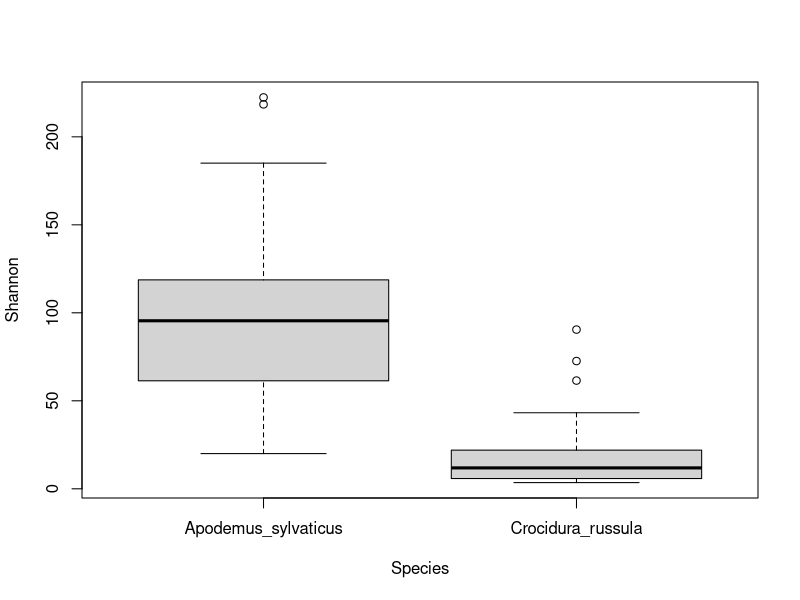
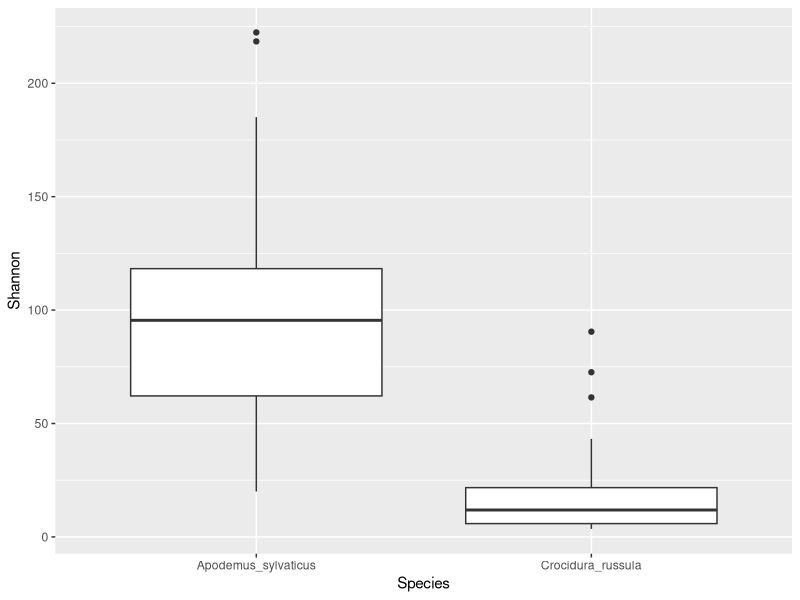
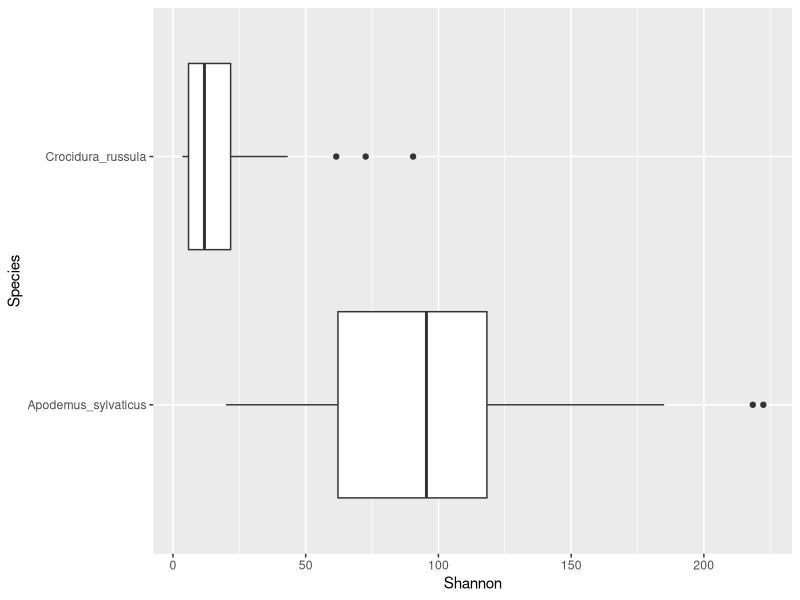
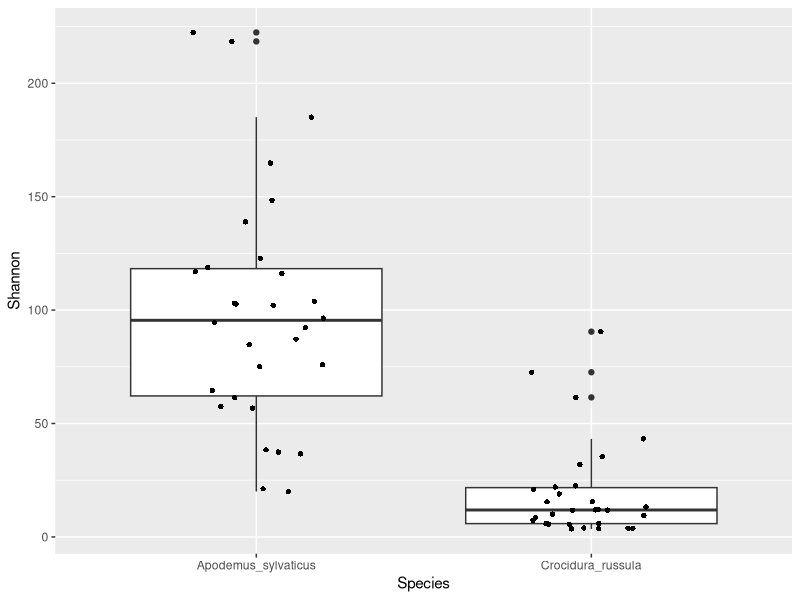
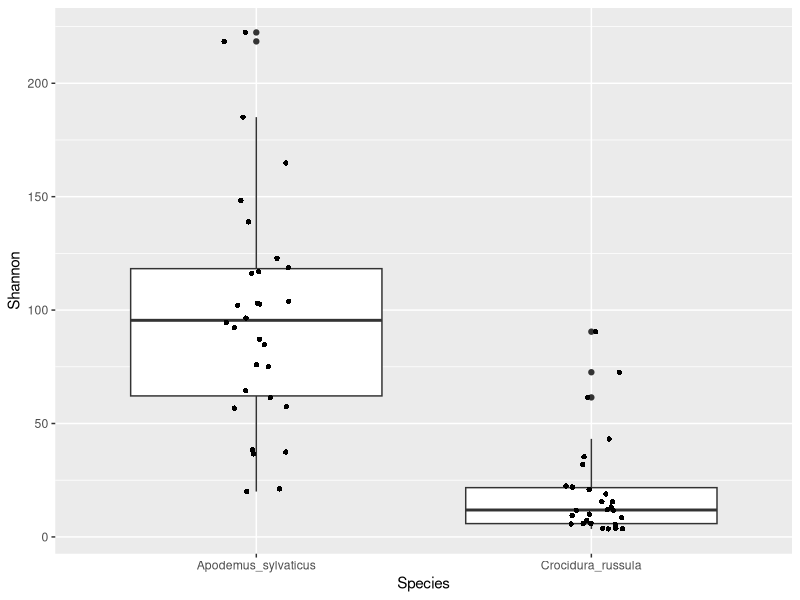
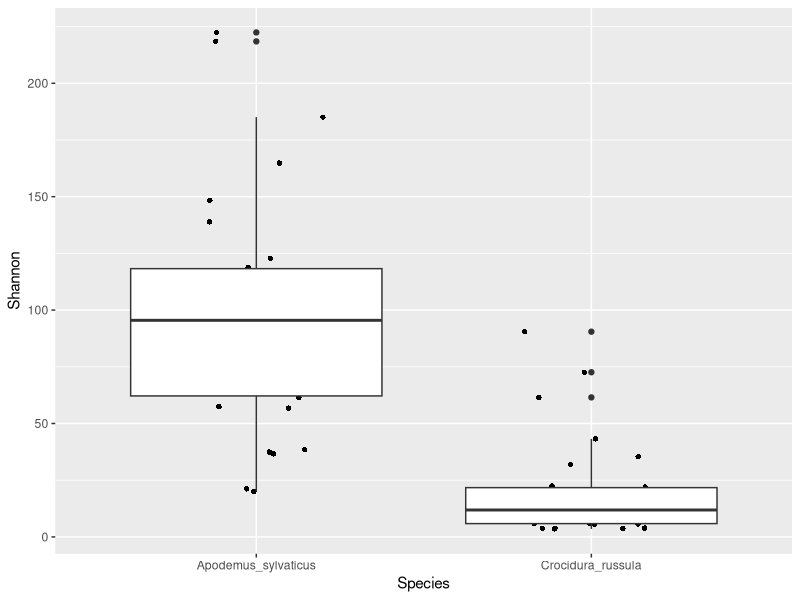
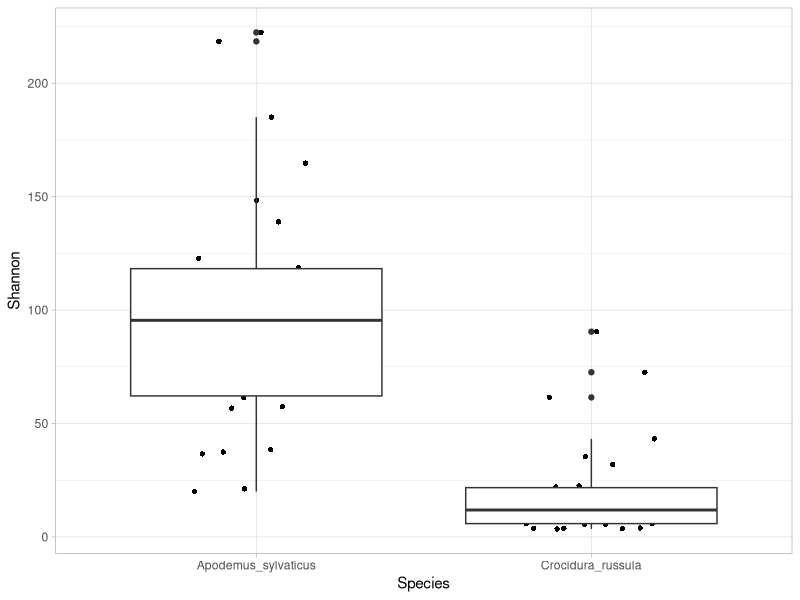
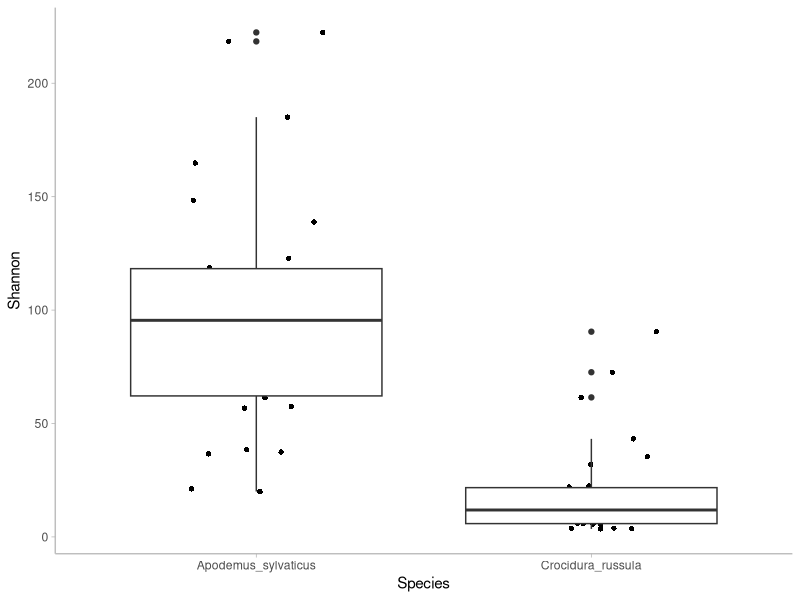

R code for these plots, in order:
#Set working directory
setwd("/Users/anttonalberdi/github/figure_workshop_2021")

#Load libraries
library(vegan)

#Load data
counts <- read.csv("data/counts.csv",row.names=1)
metadata <- read.csv("data/metadata.csv",row.names=1)
metadata$Group <- paste(metadata$Species,metadata$Origin,sep="_")

#Compute diversities
shannon_div <- t(t(exp(diversity(counts, index = "shannon", MARGIN = 2))))
shannon_div <- merge(shannon_div,metadata,by="row.names")
colnames(shannon_div)[1:2] <- c("Sample","Shannon")

#Compute dissimilarities
bray_dist <- vegdist(t(counts), method="bray", binary=FALSE)

##########################
# Box plot between species
##########################

#Simple boxplot using base plotting method
boxplot(Shannon ~ Species, data=shannon_div)

#Boxplot using ggplot2
#http://r-statistics.co/Complete-Ggplot2-Tutorial-Part1-With-R-Code.html
library(ggplot2)
ggplot(shannon_div, aes(x=Species, y=Shannon)) +
  geom_boxplot()

#Change orientation using cord_flip
#Q: When is it adviced to flip the orientation?
ggplot(shannon_div, aes(x=Species, y=Shannon)) +
  geom_boxplot() +
  coord_flip()

#Boxplot with overlay of dots (jitter plot)
#Requested by some journals
#We will need to find a balance between the boxplot and the jitterplot. Let's go step by step.
ggplot(shannon_div, aes(x=Species, y=Shannon)) +
  geom_boxplot() +
  geom_jitter(shape=16, position=position_jitter(0.2))

#Narrower jitter plot
ggplot(shannon_div, aes(x=Species, y=Shannon)) +
  geom_boxplot() +
  geom_jitter(shape=16, position=position_jitter(0.1))

#The order matters
#Elements are overlayed in order: first boxplot, then jitterplot
ggplot(shannon_div, aes(x=Species, y=Shannon)) +
  geom_jitter(shape=16, position=position_jitter(0.2)) +
  geom_boxplot()

#Simplify background using light theme
ggplot(shannon_div, aes(x=Species, y=Shannon)) +
  geom_jitter(shape=16, position=position_jitter(0.2)) +
  geom_boxplot() +
  theme_light()

#Simplify even more
ggplot(shannon_div, aes(x=Species, y=Shannon)) +
  geom_jitter(shape=16, position=position_jitter(0.2)) +
  geom_boxplot() +
  theme_light() +
  theme(axis.line = element_line(colour = "grey"),
        panel.grid.major = element_blank(),
        panel.grid.minor = element_blank(),
        panel.border = element_blank(),
        panel.background = element_blank())

#Let's give it some colour
ggplot(shannon_div, aes(x=Species, y=Shannon, color=Species)) +
  geom_boxplot() +
  geom_jitter(shape=16, position=position_jitter(0.2)) +
  theme_light() +
  theme(axis.line = element_line(colour = "grey"),
        panel.grid.major = element_blank(),
        panel.grid.minor = element_blank(),
        panel.border = element_blank(),
        panel.background = element_blank())

#Let's give it some colour
#Argument "color" sets contours
ggplot(shannon_div, aes(x=Species, y=Shannon, color=Species)) +
  geom_boxplot() +
  geom_jitter(shape=16, position=position_jitter(0.2)) +
  scale_color_manual(values=c("#E69F00", "#56B4E9")) +
  theme_light() +
  theme(axis.line = element_line(colour = "grey"),
        panel.grid.major = element_blank(),
        panel.grid.minor = element_blank(),
        panel.border = element_blank(),
        panel.background = element_blank())

#Let's give it more colour
#Argument "fill" sets inner areas
ggplot(shannon_div, aes(x=Species, y=Shannon, color=Species, fill=Species)) +
  geom_boxplot() +
  geom_jitter(shape=16, position=position_jitter(0.2)) +
  scale_color_manual(values=c("#E69F00", "#56B4E9")) +
  scale_fill_manual(values=c("#E69F00", "#56B4E9")) +
  theme_light() +
  theme(axis.line = element_line(colour = "grey"),
        panel.grid.major = element_blank(),
        panel.grid.minor = element_blank(),
        panel.border = element_blank(),
        panel.background = element_blank())

#Transparency is handy to create nice layouts!
#20% transparency of fill #E69F00 > #E69F0020
#20% transparency of fill #56B4E9 > #56B4E920
#30% of transparency of jitter
ggplot(shannon_div, aes(x=Species, y=Shannon, color=Species, fill=Species)) +
  geom_boxplot() +
  geom_jitter(shape=16, position=position_jitter(0.2), alpha=0.3) +
  scale_color_manual(values=c("#E69F00", "#56B4E9")) +
  scale_fill_manual(values=c("#E69F0020", "#56B4E920")) +
  theme_light() +
  theme(axis.line = element_line(colour = "grey"),
        panel.grid.major = element_blank(),
        panel.grid.minor = element_blank(),
        panel.border = element_blank(),
        panel.background = element_blank())

#Another complementary combination
#Q: Any criticism?
ggplot(shannon_div, aes(x=Species, y=Shannon, color=Species, fill=Species)) +
  geom_boxplot() +
  geom_jitter(shape=16, position=position_jitter(0.2), alpha=0.3) +
  scale_color_manual(values=c("#b0d6b5", "#d9bbb4")) +
  scale_fill_manual(values=c("#b0d6b520", "#d9bbb420")) +
  theme_light() +
  theme(axis.line = element_line(colour = "grey"),
        panel.grid.major = element_blank(),
        panel.grid.minor = element_blank(),
        panel.border = element_blank(),
        panel.background = element_blank())

#Change order of groups
shannon_div$Species <- as.factor(shannon_div$Species)
shannon_div$Species <- factor(shannon_div$Species, levels = c("Crocidura_russula", "Apodemus_sylvaticus"))

ggplot(shannon_div, aes(x=Species, y=Shannon, color=Species, fill=Species)) +
  geom_boxplot() +
  geom_jitter(shape=16, position=position_jitter(0.2)) +
  scale_color_manual(values=c("#E69F00", "#56B4E9")) +
  scale_fill_manual(values=c("#E69F0020", "#56B4E920")) +
  theme_light() +
  theme(axis.line = element_line(colour = "grey"),
        panel.grid.major = element_blank(),
        panel.grid.minor = element_blank(),
        panel.border = element_blank(),
        panel.background = element_blank())

### Boxplot with statistical support ###

library(ggpubr)

#Save basal plot for making code simpler
basalplot <- ggplot(shannon_div, aes(x=Species, y=Shannon, color=Species, fill=Species)) +
  geom_boxplot() +
  geom_jitter(shape=16, position=position_jitter(0.2), alpha=0.3) +
  scale_color_manual(values=c("#E69F00", "#56B4E9")) +
  scale_fill_manual(values=c("#E69F0020", "#56B4E920")) +
  theme_light() +
  theme(axis.line = element_line(colour = "grey"),
        panel.grid.major = element_blank(),
        panel.grid.minor = element_blank(),
        panel.border = element_blank(),
        panel.background = element_blank())

#Run statistical test
compare_means(Shannon ~ Species,  data = shannon_div)

#Add test result to basal plot
basalplot + stat_compare_means(comparisons = list(c("Apodemus_sylvaticus", "Crocidura_russula")))

### Save boxplot ###

#let's export the chart
pdf("figures/species_boxplot_small.pdf",width=10, height=6)
basalplot + stat_compare_means(comparisons = list(c("Apodemus_sylvaticus", "Crocidura_russula")))
dev.off()

#let's make it bigger
statplot <- basalplot + stat_compare_means(comparisons = list(c("Apodemus_sylvaticus", "Crocidura_russula")))

pdf("figures/species_boxplot_large.pdf",width=5, height=3)
statplot
dev.off()

##########################
# Paired boxplot
##########################

#Prepare data frame
shannon_div_apodemus <- shannon_div[shannon_div$Species == "Apodemus_sylvaticus",]
shannon_div_apodemus$Origin <- as.factor(shannon_div_apodemus$Origin)
shannon_div_apodemus$Origin <- factor(shannon_div_apodemus$Origin, levels = c("Wild", "Captive"))

#By modifying the previous code we get:
ggplot(shannon_div_apodemus, aes(x=Origin, y=Shannon, color=Origin, fill=Origin)) +
  geom_boxplot() +
  geom_jitter(shape=16, position=position_jitter(0.2), alpha=0.3) +
  scale_color_manual(values=c("#E69F00", "#56B4E9")) +
  scale_fill_manual(values=c("#E69F0020", "#56B4E920")) +
  theme_light() +
  theme(axis.line = element_line(colour = "grey"),
        panel.grid.major = element_blank(),
        panel.grid.minor = element_blank(),
        panel.border = element_blank(),
        panel.background = element_blank())

#Let's add pairing lines
ggplot(shannon_div_apodemus, aes(x=Origin, y=Shannon, color=Origin, fill=Origin)) +
  geom_boxplot() +
  geom_jitter(shape=16, position=position_jitter(0.2), alpha=0.3) +
  scale_color_manual(values=c("#E69F00", "#56B4E9")) +
  scale_fill_manual(values=c("#E69F0020", "#56B4E920")) +
  geom_line(aes(group = Individual)) +
  theme_light() +
  theme(axis.line = element_line(colour = "grey"),
        panel.grid.major = element_blank(),
        panel.grid.minor = element_blank(),
        panel.border = element_blank(),
        panel.background = element_blank())

#Let's fix style issues
## Remove boxplot (cleaner)
## Remove jitter (redundant)
## Fix colors

ggplot(shannon_div_apodemus, aes(x=Origin, y=Shannon, color=Origin, fill=Origin)) +
  geom_point() +
  scale_color_manual(values=c("#b0d6b5", "#d9bbb4")) +
  scale_fill_manual(values=c("#E69F0020", "#56B4E920")) +
  geom_line(aes(group = Individual), color="grey") +
  theme_light() +
  theme(axis.line = element_line(colour = "grey"),
        panel.grid.major = element_blank(),
        panel.grid.minor = element_blank(),
        panel.border = element_blank(),
        panel.background = element_blank())

#Emphasize increases and decreases
head(shannon_div_apodemus)

trendvector <- c()
for (i in seq(2,nrow(shannon_div_apodemus),2)){
  dif <- shannon_div_apodemus$Shannon[i]-shannon_div_apodemus$Shannon[i-1]
  if(dif > 0) {
  value <- "Increasing"
  } else {
    if(dif == 0) {
      value <- "Even"
    } else {
      value <- "Decreasing"
    }}
    trendvector <- c(trendvector,value,value)
}

shannon_div_apodemus$Trend  <- as.factor(trendvector)
head(shannon_div_apodemus)

ggplot(shannon_div_apodemus, aes(x=Origin, y=Shannon,)) +
  geom_point(colour="grey", alpha=0.5) +
  geom_line(aes(group = Individual, color=Trend)) +
  scale_color_manual(values=c("#d9bbb4", "#b0d6b5")) +
  theme_light() +
  theme(axis.line = element_line(colour = "grey"),
        panel.grid.major = element_blank(),
        panel.grid.minor = element_blank(),
        panel.border = element_blank(),
        panel.background = element_blank())

#Let's do the same for Crocidura
shannon_div_crocidura <- shannon_div[shannon_div$Species == "Crocidura_russula",]
shannon_div_crocidura$Origin <- as.factor(shannon_div_crocidura$Origin)
shannon_div_crocidura$Origin <- factor(shannon_div_crocidura$Origin, levels = c("Wild", "Captive"))
trendvector <- c()
for (i in seq(2,nrow(shannon_div_crocidura),2)){
  dif <- shannon_div_crocidura$Shannon[i]-shannon_div_crocidura$Shannon[i-1]
  if(dif > 0) {
    value <- "Increasing"
  } else {
    if(dif == 0) {
      value <- "Even"
    } else {
      value <- "Decreasing"
    }}
  trendvector <- c(trendvector,value,value)
}
shannon_div_crocidura$Trend  <- as.factor(trendvector)

#Let's plot both charts (with adjusted Y axis, and icons)
apodemus <- ggplot(shannon_div_apodemus, aes(x=Origin, y=Shannon, shape=Origin)) +
  geom_point(colour="#E69F00", alpha=0.5) +
  geom_line(aes(group = Individual, color=Trend)) +
  scale_color_manual(values=c("#d9bbb4", "#b0d6b5")) +
  ylim(0, 250) +
  theme_light() +
  theme(axis.line = element_line(colour = "grey"),
        panel.grid.major = element_blank(),
        panel.grid.minor = element_blank(),
        panel.border = element_blank(),
        panel.background = element_blank())

crocidura <- ggplot(shannon_div_crocidura, aes(x=Origin, y=Shannon, shape=Origin)) +
  geom_point(colour="#56B4E9", alpha=0.5) +
  geom_line(aes(group = Individual, color=Trend)) +
  scale_color_manual(values=c("#d9bbb4", "#b0d6b5")) +
  ylim(0, 250) +
  theme_light() +
  theme(axis.line = element_line(colour = "grey"),
        panel.grid.major = element_blank(),
        panel.grid.minor = element_blank(),
        panel.border = element_blank(),
        panel.background = element_blank())

pdf("figures/paired_boxplot_apodemus.pdf",width=4, height=4)
apodemus
dev.off()

pdf("figures/paired_boxplot_crocidura.pdf",width=4, height=4)
crocidura
dev.off()

##########################
# Non-metric multidimensional scaling
##########################

#Generate and prepare data
nmds <- metaMDS(bray_dist,k=2,trymax=100)
NMDS=data.frame(x=nmds$point[,1],y=nmds$point[,2])
NMDS <- merge(NMDS,metadata,by="row.names")
head(NMDS)

#First nmds plot!
ggplot(NMDS, aes(x=x,y=y,colour=Species)) +
    geom_point()

#Let's add colours and remove grid
nmds_simple <- ggplot(NMDS, aes(x=x,y=y,colour=Group, shape=Origin)) +
    scale_color_manual(values=c("#C1BE30","#C1BE3070", "#8A2D19", "#8A2D1970")) +
    geom_point() +
    theme_light() +
    theme(axis.line = element_line(colour = "grey"),
        panel.grid.major = element_blank(),
        panel.grid.minor = element_blank(),
        panel.border = element_blank(),
        panel.background = element_blank(),
        axis.title=element_blank())

pdf("figures/nmds_simple.pdf",width=7, height=3)
nmds_simple
dev.off()

#Let's add centroids to make the contrast more clear
NMDS.centroids=aggregate(NMDS[,c(2:3)],by=list(NMDS$Group),FUN=mean)
colnames(NMDS.centroids) <- c("Group","x_cen","y_cen")
NMDS=merge(NMDS,NMDS.centroids,by="Group")

#Change factor order
NMDS$Origin <- as.factor(NMDS$Origin)
NMDS$Origin <- factor(NMDS$Origin, levels = c("Wild","Captive"))

nmds_centroids <- ggplot(NMDS, aes(x=x,y=y,colour=Group, shape=Origin)) +
    geom_point(size=2) +
    scale_color_manual(values=c("#E69F00","#E69F0070", "#56B4E9", "#56B4E970")) +
    geom_point(aes(x=x_cen,y=y_cen),alpha=0) +
    geom_segment(aes(x=x_cen, y=y_cen, xend=x, yend=y), alpha=0.2) +
    theme_light() +
    theme(axis.line = element_line(colour = "grey"),
        panel.grid.major = element_blank(),
        panel.grid.minor = element_blank(),
        panel.border = element_blank(),
        panel.background = element_blank(),
        axis.title=element_blank())

pdf("figures/nmds_centroids.pdf",width=7, height=3)
nmds_centroids
dev.off()
